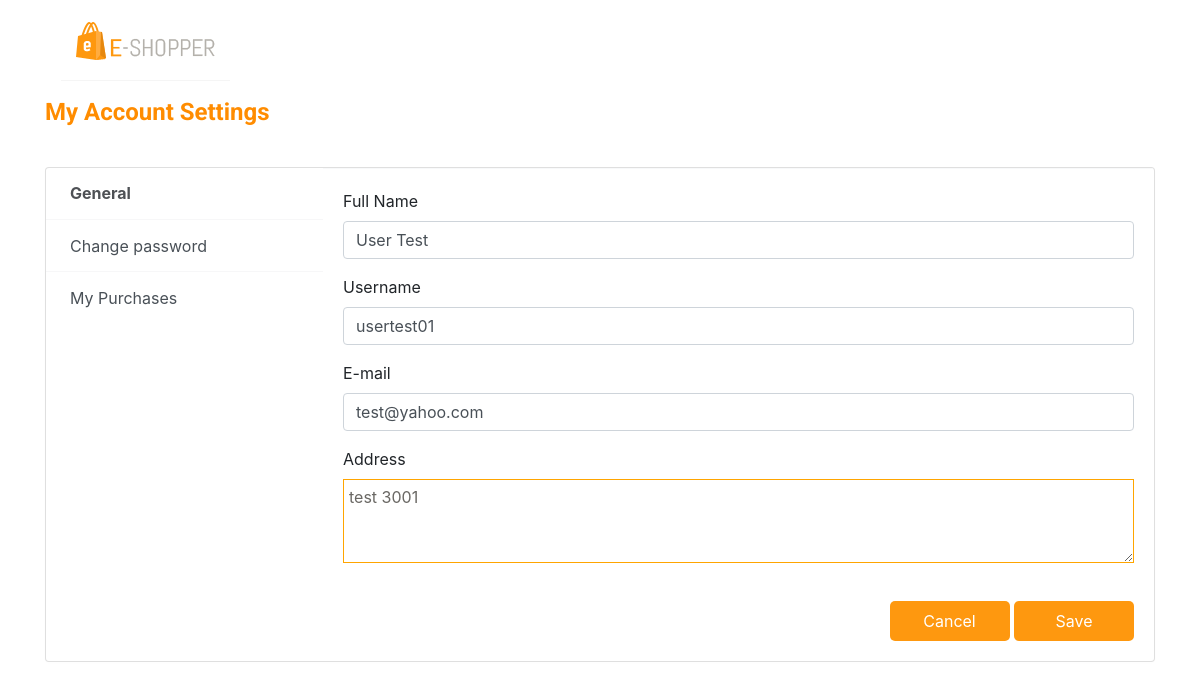
/userProfile.php (signed in), run on the app's committed database.
### tables this page shows
CREATE TABLE users (
    id int PRIMARY KEY AUTO_INCREMENT,
    role_id int ,
    full_name varchar(50) NOT NULL,
    username varchar(255)  UNIQUE,
    email varchar(50)  UNIQUE,
    password varchar(50) NOT NULL,
    address varchar(200),
     FOREIGN KEY (role_id) REFERENCES user_roles(id) ON DELETE CASCADE  
);

### userProfile.php (the view, shortened to what this page needs)
<!DOCTYPE html>
<html lang="en">
<head>
    <link href="css/main.css" rel="stylesheet">
    <link href="css/userStyle.css" rel="stylesheet">
    <link href="http://netdna.bootstrapcdn.com/bootstrap/4.5.0/css/bootstrap.min.css" rel="stylesheet">
</head>
<body>
<div class="container light-style flex-grow-1 container-p-y" >
  <table>
    <td>
    <div class="header-middle">
			<div class="container">
				<div class="row">
					<div class="col-md-4 clearfix">
						<div class="logo pull-left">
							<a href="index.php"><img src="admin/img/logo.png" alt="logo.png" /></a>
						</div>
					</div>
        </div>
      </div>
    </div>
    </td>
  </table>
    <h4 class="font-weight-bold py-3 mb-4" style="color: darkorange;">
       My Account Settings
    </h4>
<form  method="POST">
    <div class="card overflow-hidden" >
      <div class="row no-gutters row-bordered row-border-light" >
        <div class="col-md-3 pt-0">
          <div class="list-group list-group-flush account-settings-links" >
            <a class="list-group-item list-group-item-action active" data-toggle="list" href="#account-general">General</a>
            <a class="list-group-item list-group-item-action" data-toggle="list" href="#account-change-password">Change password</a>
            <a class="list-group-item list-group-item-action" data-toggle="list" href="#account-my-booking">My Purchases</a>
          </div>
        </div>
        <div class="col-md-9">
          <div class="tab-content">
            <div class="tab-pane fade active show" id="account-general">
              <hr class="border-light m-0">
              <div class="card-body">
              <?php
                  include('includes/db.php');
                    $sql = "SELECT * FROM users WHERE id = '".$_SESSION['user_id']."'";
                    $query=mysqli_query($link,$sql);
                    while($row=mysqli_fetch_array($query)){
                  ?>
                <div class="form-group">
                  <label class="form-label">Full Name</label>
                  <input type="text" class="form-control" name="name" value="<?php echo $row['full_name'] ;?>">
                </div>
                <div class="form-group">
                  <label class="form-label">Username</label>
                  <input type="text" class="form-control" name="username" value="<?php echo $row['username'] ;?>">
                </div>
                <div class="form-group">
                  <label class="form-label">E-mail</label>
                  <input type="text" class="form-control mb-1" name="email" value="<?php echo $row['email'] ;?>">
                </div>
                <div class="form-group">
                  <label class="form-label">Address</label>
                  <textarea rows="3"  name="address" style="background-color: white; border:solid 1px orange"><?php echo $row['address'] ;?></textarea>
                </div>
                <?php }  ?>
                <div class="text-right mt-3">
                  <button type="submit" class="btn btn-primary" id="xhb"><a href="index.php" style="color: white; text-decoration:none">Cancel</a></button>
                  <button type="submit" class="btn btn-primary" name="save1" id="xhb">Save</button>
                </div>
              </div>
            </div>
          </div>
        </div>
      </div>
    </div>
</form>
</div>
</body>
</html>

### css/main.css (style rules this page uses)
body { font-family: 'Roboto', sans-serif; position: relative; font-weight: 400px; }
a { -webkit-transition: 300ms; transition: 300ms; }
h1, h2, h3, h4, h5, h6 { font-family: 'Roboto', sans-serif; }
.header-middle .container .row { border-bottom: 1px solid #f5f5f5; margin-left: 0; margin-right: 0; padding-bottom: 20px; padding-top: 20px; }
.user_info input, select, textarea { background: #F0F0E9; border: 0; color: #696763; padding: 5px; width: 100%; border-radius: 0; resize: none }
.btn.btn-primary { background: #FE980F; border: 0 none; border-radius: 0; margin-top: 16px; }

### css/userStyle.css (style rules this page uses)
body { background: white; margin-top:20px; }
.btn { cursor: pointer; }
.card { background-clip: padding-box; box-shadow: 0 1px 4px rgba(24,28,33,0.012); }
.row-bordered { overflow: hidden; }
.account-settings-links .list-group-item.active { font-weight: bold !important; }
html:not(.dark-style) .account-settings-links .list-group-item.active { background: transparent !important; }
.light-style .account-settings-links .list-group-item { padding: 0.85rem 1.5rem; border-color: rgba(24, 28, 33, 0.03) !important; }
.light-style .account-settings-links .list-group-item.active { color: #4e5155 !important; }

### userProfile.php (style rules this page uses)
#xhb { width:120px; height:40px; border-radius: 5px; }

### data on the page
users: name "User Test", username "usertest01", email "test@yahoo.com", address "test 3001"
